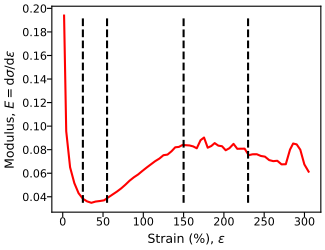

Generate this figure with Python:
#!/usr/bin/env python3
# -*- coding: utf-8 -*-
"""
created on Fri Sept 8 05:48:00 2023

@author: pierrekawak
"""

import pandas as pd
import os
import matplotlib.pyplot as plt
import matplotlib
matplotlib.use('tkagg')
import numpy as np
import sys

def common_format(ax):
  ax.tick_params(axis='both', labelsize=labelsize, pad=0)
#  ax.legend(loc='best', fontsize=fontsize, handlelength=1.0)
  if test == 0:
    plt.subplots_adjust(left=0.1, bottom=0.1, right=0.999, top=0.999)

# figure settings
test = 1
fontsize         = 9
labelsize        = 8
figsize          = (3.25, 2.5)
pt_to_in         = 72
neat_marker      = "^"
filled_marker    = "o"
neat_color       = "r"
filler_color     = "b"
filled_color     = "#808080"
polymer_color    = "r"
other_color      = "c"
alpha = 1.0

def simple_derivative(x, y): 
  der = []
  for i in range(1,len(x)-1):
    der.append((y[i+1]-y[i-1])/(x[i+1]-x[i-1]))
    if i == 1:
      der.append((y[i+1]-y[i-1])/(x[i+1]-x[i-1]))
  der.append((y[i+1]-y[i-1])/(x[i+1]-x[i-1]))
  return(der)

df = pd.read_csv("data.csv", header=0, delimiter=' ', skiprows=1)
df["modulus"] = simple_derivative(np.array(df["strain"]), np.array(df["stress"]))

fig, ax = plt.subplots(1, figsize=figsize, sharex=True, constrained_layout=True)

ax.plot(df["strain"].iloc[1:-1], df["modulus"].iloc[1:-1], marker="None", color=neat_color  , alpha=alpha)#, label="Neat")
ax.vlines(25, np.amin(df["modulus"]), np.amax(df["modulus"]), color='k', ls='--')
ax.vlines(55, np.amin(df["modulus"]), np.amax(df["modulus"]), color='k', ls='--')
ax.vlines(150, np.amin(df["modulus"]), np.amax(df["modulus"]), color='k', ls='--')
ax.vlines(230, np.amin(df["modulus"]), np.amax(df["modulus"]), color='k', ls='--')

common_format(ax)
ax.set_ylabel(r"Modulus, $E=\mathrm{d}\sigma/\mathrm{d}\varepsilon$", fontsize=fontsize)
ax.set_xlabel(r"Strain (%), $\varepsilon$", fontsize=fontsize)

out_file_name = os.path.basename(sys.argv[0]).split('.')[0]+".pdf"
print("Writing", out_file_name)
fig.savefig(out_file_name)
